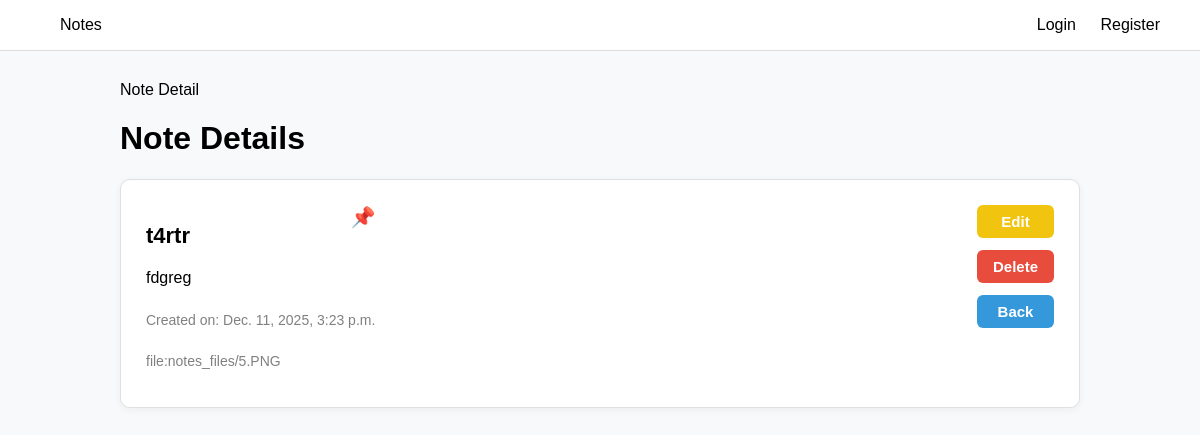
Screenshot of /6/note-detail/ with the database file from the repository.
### notes/models.py (models this page shows, shortened)
class Note(models.Model):
    title = models.CharField(max_length=50)
    content = models.TextField()
    file = models.FileField(upload_to="notes_files", null=True, blank=True)
    pinned = models.BooleanField(default=False)
    created_at = models.DateTimeField(auto_now_add=True)

### notes/views.py (the view)
# urls.py: path("<int:pk>/note-detail/", views.Note_detail.as_view(), name="detail"),
class Note_detail(DetailView):
    model = Note
    template_name='notes_detail.html'

### templates/notes_detail.html
{% extends "base.html" %}
{% block content %}
{% load static %}
{% block title %} Note Detail {% endblock title %}
<h1>Note Details</h1>
<div class="card">
    <div class="card-content">
        <span class="pinned">📌</span>
        <h2>{{ object.title }}</h2>
        <p>{{ object.content }}</p>
        <p><small>Created on: {{ object.created_at }}</small></p>
        <p><small>file:{{ object.file }}</small></p>
    </div>
    <div class="card-sidebar">
        <a href="{% url 'edit' object.pk %}" class="btn btn-edit">Edit</a>
        <a href="{% url 'delete' object.pk %}" class="btn btn-delete">Delete</a>
        <a href="{% url 'list' %}" class="btn btn-view">Back</a>
    </div>
</div>
{% endblock content %}

### templates/base.html (style rules this page uses)
body { font-family: Arial, sans-serif; margin: 0; background: #f8f9fa; }
.btn { background: #1a73e8; border: none; padding: 10px 18px; color: #fff; border-radius: 5px; cursor: pointer; font-size: 15px; text-decoration: none; }
.card { background: #fff; padding: 20px; border-radius: 8px; margin-bottom: 20px; border: 1px solid #e0e0e0; display: flex; justify-content: space-between; align-items: center; }
.pinned { float: right; font-size: 20px; color: gray; }
.card-sidebar { display: flex; flex-direction: column; gap: 8px; }
.card-sidebar .btn { display: inline-block; padding: 8px 16px; text-align: center; border-radius: 6px; font-weight: 600; text-decoration: none; color: #fff; }
.btn-view { background-color: #3498db; }
.btn-edit { background-color: #f1c40f; color: #000; }
.btn-delete { background-color: #e74c3c; }
.card { background: #fff; padding: 25px; border-radius: 10px; margin-bottom: 25px; border: 1px solid #e0e0e0; display: flex; justify-content: space-between; align-items: flex-start; gap: 20px; box-shadow: 0 2px 8px rgba(0,0,0,0.05); }
.card h2 { font-size: 22px; margin-bottom: 10px; }
.card p { font-size: 16px; line-height: 1.6; margin-bottom: 8px; }
.card small { font-size: 14px; color: gray; }
.card-sidebar { display: flex; flex-direction: column; gap: 12px; }

### rows the page displays
Note: title "t4rtr", content "fdgreg", created_at "Dec. 11, 2025, 3:23 p.m.", file "notes_files/5.PNG"
